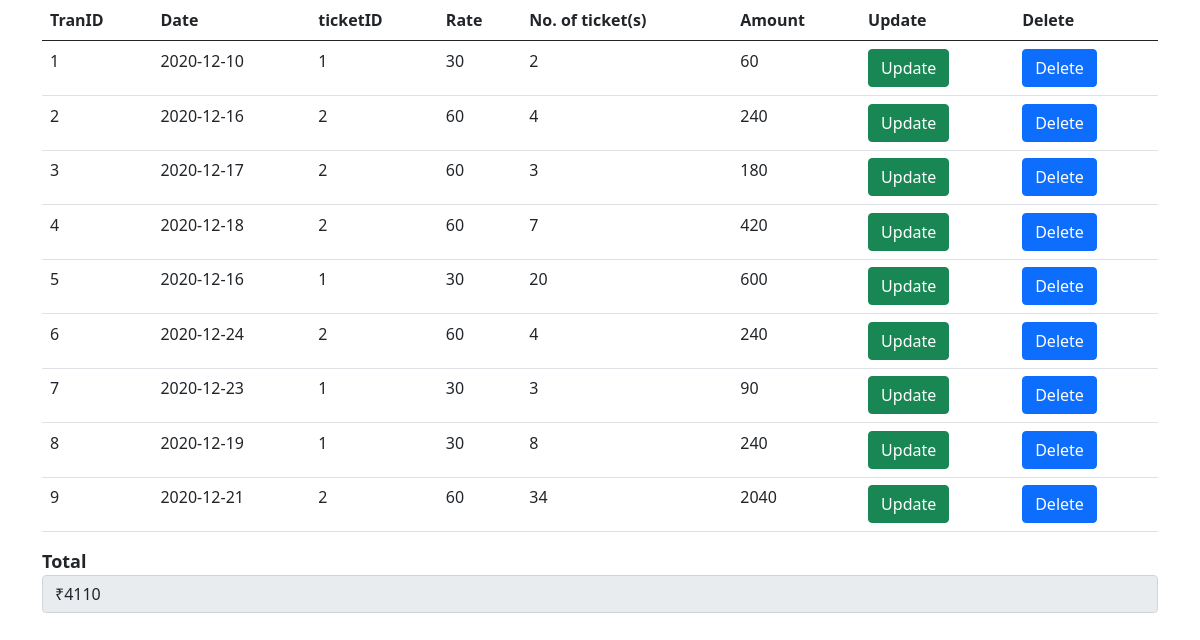
Screenshot of /ticketSale1_display.php with the database file from the repository.
### tables this page shows
CREATE TABLE `ticketsale` (
  `TranID` int UNSIGNED NOT NULL,
  `Date` date NOT NULL,
  `No_of_tickets` int UNSIGNED NOT NULL DEFAULT '0',
  `ticketID` int NOT NULL
);

CREATE TABLE `ticket` (
  `ticketID` int NOT NULL DEFAULT '1',
  `Rate` float NOT NULL
);

### ticketSale1_display.php (the view, shortened to what this page needs)
<!doctype html>
<html lang="en">
<head>
  <link rel = "stylesheet" href="https://cdn.jsdelivr.net/npm/bootstrap@5.0.0-beta1/dist/css/bootstrap.min.css">
</head>
<body>
  <div class = "container">
    <div class = "row">
      <div class = "clo-lg-6 m-auto">
        <table class="table">
          <thead>
            <tr>
              <th scope="col">TranID</th>
              <th scope="col">Date</th>
              <th scope="col">ticketID</th>
              <th scope="col">Rate</th>
              <th scope="col">No. of ticket(s)</th>
              <th scope="col">Amount</th>
              <th scope="col">Update</th>
              <th scope="col">Delete</th>
            </tr>
          </thead>
          <?php
            include 'open_connection.php';
            $query = "SELECT TS.TranID, TS.Date, TS.ticketID,TS.No_of_tickets,T.Rate
             FROM ticketSale AS TS , ticket AS T
             WHERE TS.ticketID = T.ticketID
             ORDER BY TS.TranID";
            $result = mysqli_query($conn,$query);
            $total = 0;
            while($res=mysqli_fetch_array($result)){
              $amt = $res['No_of_tickets'] * $res['Rate'];
              $total = $total + $amt;
            ?>
          <tbody>
            <tr>
              <td><?php echo $res['TranID'] ?></td>
              <td><?php echo $res['Date'] ?></td>
              <td><?php echo $res['ticketID'] ?></td>
              <td><?php echo $res['Rate'] ?></td>
              <td><?php echo $res['No_of_tickets'] ?></td>
              <td><?php echo $amt ?></td>
              <td><a href = "ticketSale1_update.php?TranID=<?php echo $res['TranID'] ?>"><input type="button" class="btn btn-success" value="Update"></a></td>
              <td><a href = "ticketSale1_delete.php?TranID=<?php echo $res['TranID'] ?>"><input type="button" class="btn btn-primary" value="Delete"></a></td>
            </tr>
          </tbody>
          <?php
        }
          ?>
        </table>
      </div>
      <form>
        <fieldset disabled>
          <div class="form-group" style="font-weight: bold; font-size: large;">
            <label for="totalAmount">Total</label>
            <input type="text" id="disabledTextInput" class="form-control" value = "&#8377;<?php echo $total  ?>" >
        </fieldset>
      </form>
    </div>
  </div>
</body>
</html>

### rows the page displays
ticketsale: TranID "1", Date "2020-12-10", ticketID "1", ticketID.Rate "30", No_of_tickets "2", No_of_tickets.Rate "60"
ticketsale: TranID "2", Date "2020-12-16", ticketID "2", ticketID.Rate "60", No_of_tickets "4", No_of_tickets.Rate "240"
ticketsale: TranID "3", Date "2020-12-17", ticketID "2", ticketID.Rate "60", No_of_tickets "3", No_of_tickets.Rate "180"
ticketsale: TranID "4", Date "2020-12-18", ticketID "2", ticketID.Rate "60", No_of_tickets "7", No_of_tickets.Rate "420"
ticketsale: TranID "5", Date "2020-12-16", ticketID "1", ticketID.Rate "30", No_of_tickets "20", No_of_tickets.Rate "600"
ticketsale: TranID "6", Date "2020-12-24", ticketID "2", ticketID.Rate "60", No_of_tickets "4", No_of_tickets.Rate "240"
ticketsale: TranID "7", Date "2020-12-23", ticketID "1", ticketID.Rate "30", No_of_tickets "3", No_of_tickets.Rate "90"
ticketsale: TranID "8", Date "2020-12-19", ticketID "1", ticketID.Rate "30", No_of_tickets "8", No_of_tickets.Rate "240"
ticketsale: TranID "9", Date "2020-12-21", ticketID "2", ticketID.Rate "60", No_of_tickets "34", No_of_tickets.Rate "2040"
